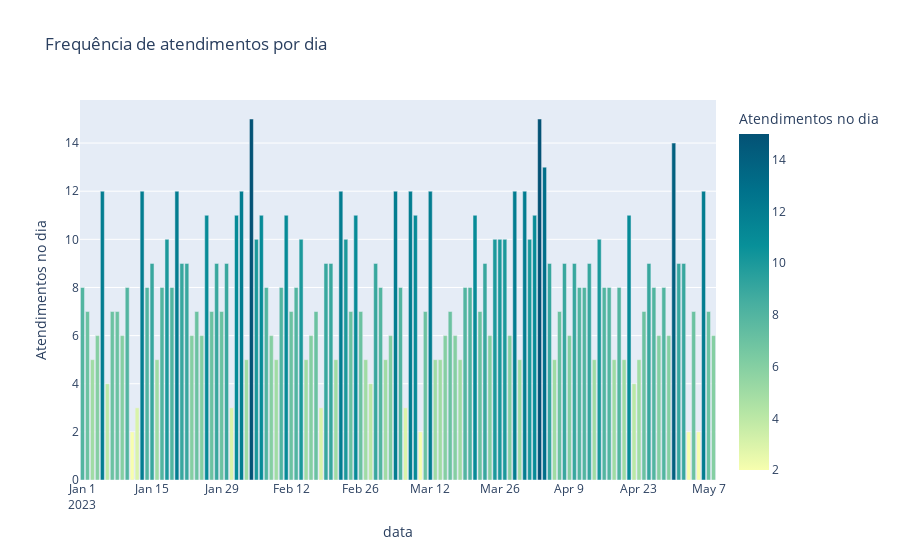

Notebook cell for this chart:
### Code cell
random_dates = generate_random_dates(
    start_date=datetime(2023, 1, 1),
    end_date=datetime(2023, 5, 8)
)

plot_frequency(random_dates)

### Figure 1 — Plotly figure (JSON) as saved in the notebook; plotly's stock layout.template omitted (floating-point values rounded to 4 significant figures)
{"data": [{"alignmentgroup": "True", "hovertemplate": "data=%{x}<br>Atendimentos no dia=%{marker.color}<extra></extra>", "legendgroup": "", "marker": {"color": [8, 7, 5, 6, 12, 4, 7, 7, 6, 8, 2, 3, 12, 8, 9, 5, 8, 10, 8, 12, 9, 9, 6, 7, 6, 11, 7, 9, 7, 9, 3, 11, 12, 5, 15, 10, 11, 8, 6, 5, 8, 11, 7, 8, 10, 5, 6, 7, 3, 9, 9, 5, 12, 10, 7, 11, 7, 5, 4, 9, 8, 5, 6, 12, 8, 3, 12, 11, 2, 7, 12, 5, 5, 6, 7, 6, 5, 8, 8, 11, 7, 9, 6, 10, 10, 10, 6, 12, 5, 12, 10, 11, 15, 13, 9, 5, 7, 9, 6, 9, 8, 8, 9, 5, 10, 8, 8, 5, 8, 5, 11, 4, 5, 7, 9, 8, 6, 8, 6, 14, 9, 9, 2, 7, 2, 12, 7, 6], "coloraxis": "coloraxis", "pattern": {"shape": ""}}, "name": "", "offsetgroup": "", "orientation": "v", "showlegend": false, "textposition": "auto", "type": "bar", "x": ["2023-01-01", "2023-01-02", "2023-01-03", "2023-01-04", "2023-01-05", "2023-01-06", "2023-01-07", "2023-01-08", "2023-01-09", "2023-01-10", "2023-01-11", "2023-01-12", "2023-01-13", "2023-01-14", "2023-01-15", "2023-01-16", "2023-01-17", "2023-01-18", "2023-01-19", "2023-01-20", "2023-01-21", "2023-01-22", "2023-01-23", "2023-01-24", "2023-01-25", "2023-01-26", "2023-01-27", "2023-01-28", "2023-01-29", "2023-01-30", "2023-01-31", "2023-02-01", "2023-02-02", "2023-02-03", "2023-02-04", "2023-02-05", "2023-02-06", "2023-02-07", "2023-02-08", "2023-02-09", "2023-02-10", "2023-02-11", "2023-02-12", "2023-02-13", "2023-02-14", "2023-02-15", "2023-02-16", "2023-02-17", "2023-02-18", "2023-02-19", "2023-02-20", "2023-02-21", "2023-02-22", "2023-02-23", "2023-02-24", "2023-02-25", "2023-02-26", "2023-02-27", "2023-02-28", "2023-03-01", "2023-03-02", "2023-03-03", "2023-03-04", "2023-03-05", "2023-03-06", "2023-03-07", "2023-03-08", "2023-03-09", "2023-03-10", "2023-03-11", "2023-03-12", "2023-03-13", "2023-03-14", "2023-03-15", "2023-03-16", "2023-03-17", "2023-03-18", "2023-03-19", "2023-03-20", "2023-03-21", "2023-03-22", "2023-03-23", "2023-03-24", "2023-03-25", "2023-03-26", "2023-03-27", "2023-03-28", "2023-03-29", "2023-03-30", "2023-03-31", "2023-04-01", "2023-04-02", "2023-04-03", "2023-04-04", "2023-04-05", "2023-04-06", "2023-04-07", "2023-04-08", "2023-04-09", "2023-04-10", "2023-04-11", "2023-04-12", "2023-04-13", "2023-04-14", "2023-04-15", "2023-04-16", "2023-04-17", "2023-04-18", "2023-04-19", "2023-04-20", "2023-04-21", "2023-04-22", "2023-04-23", "2023-04-24", "2023-04-25", "2023-04-26", "2023-04-27", "2023-04-28", "2023-04-29", "2023-04-30", "2023-05-01", "2023-05-02", "2023-05-03", "2023-05-04", "2023-05-05", "2023-05-06", "2023-05-07", "2023-05-08"], "xaxis": "x", "y": [8, 7, 5, 6, 12, 4, 7, 7, 6, 8, 2, 3, 12, 8, 9, 5, 8, 10, 8, 12, 9, 9, 6, 7, 6, 11, 7, 9, 7, 9, 3, 11, 12, 5, 15, 10, 11, 8, 6, 5, 8, 11, 7, 8, 10, 5, 6, 7, 3, 9, 9, 5, 12, 10, 7, 11, 7, 5, 4, 9, 8, 5, 6, 12, 8, 3, 12, 11, 2, 7, 12, 5, 5, 6, 7, 6, 5, 8, 8, 11, 7, 9, 6, 10, 10, 10, 6, 12, 5, 12, 10, 11, 15, 13, 9, 5, 7, 9, 6, 9, 8, 8, 9, 5, 10, 8, 8, 5, 8, 5, 11, 4, 5, 7, 9, 8, 6, 8, 6, 14, 9, 9, 2, 7, 2, 12, 7, 6], "yaxis": "y"}], "layout": {"barmode": "relative", "coloraxis": {"colorbar": {"title": {"text": "Atendimentos no dia"}}, "colorscale": [[0, "rgb(247, 254, 174)"], [0.1667, "rgb(183, 230, 165)"], [0.3333, "rgb(124, 203, 162)"], [0.5, "rgb(70, 174, 160)"], [0.6667, "rgb(8, 144, 153)"], [0.8333, "rgb(0, 113, 139)"], [1, "rgb(4, 82, 117)"]]}, "legend": {"tracegroupgap": 0}, "title": {"text": "Frequência de atendimentos por dia"}, "xaxis": {"anchor": "y", "domain": [0, 1], "title": {"text": "data"}}, "yaxis": {"anchor": "x", "domain": [0, 1], "title": {"text": "Atendimentos no dia"}}}}
